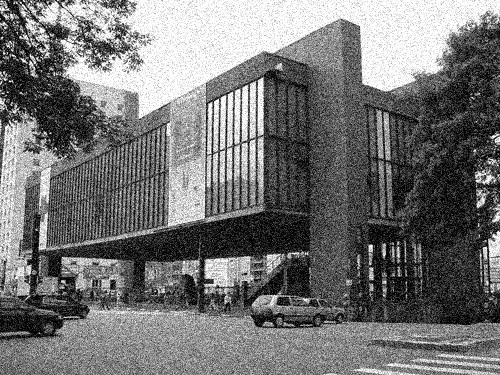
#> input picture Atividades/MPI/Filtro de Imagem/maspcomruido.jpg, 500 x 375 px
$ python filtro-media.py
#> lines starting #> are read from the running program, lines starting #| are printed output that depends on the picture
import cv2
import numpy as np


image = cv2.imread("maspcomruido.jpg", 0) #trabalhando com imagem de um canal 0 (escala de cinza)
#> image is the input picture: shape (375, 500); min 0, max 255, mean 116.6

altura, largura = image.shape
#> altura = 375; largura = 500
newimage = np.zeros((altura, largura),dtype = 'uint8')

#print(image.dtype.type) mostra o tipo da imagem do uint8, no caso do exemplo é inteiro de 8 bits

# Filtro média 3x3
for y in range(1, altura - 1):  #colocar esse for no comentario - processamento distribuido- do slide MPI
    for x in range(1, largura - 1):
        media = int(image[y - 1][x - 1]) + int(image[y - 1][x]) + int(image[y - 1][x + 1]) #1º linha
        media += int(image[y][x - 1]) + int(image[y][x]) + int(image[y][x + 1])             #2º linha
        media += int(image[y + 1][x - 1]) + int(image[y + 1][x]) + int(image[y + 1][x + 1]) #3º linha

        media = int(media / 9)

        newimage[y][x] = media
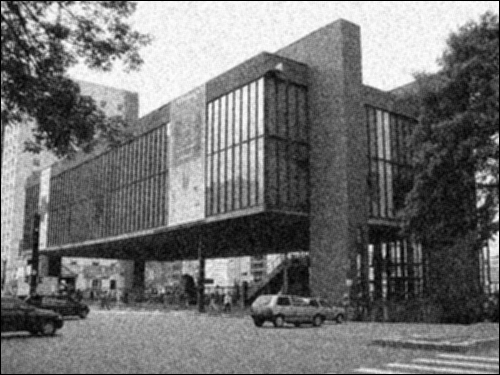
#> newimage: shape (375, 500); min 0, max 254, mean 114.8

cv2.imshow("original image", image)
cv2.imshow("filtered image", newimage)

cv2.waitKey(0) #aguarda até clicar qualquer tecla para fechar a imagem.
cv2.destroyAllWindows()


#recolhendo entre processos colocar o nome localnewimage no lugar de localimage
